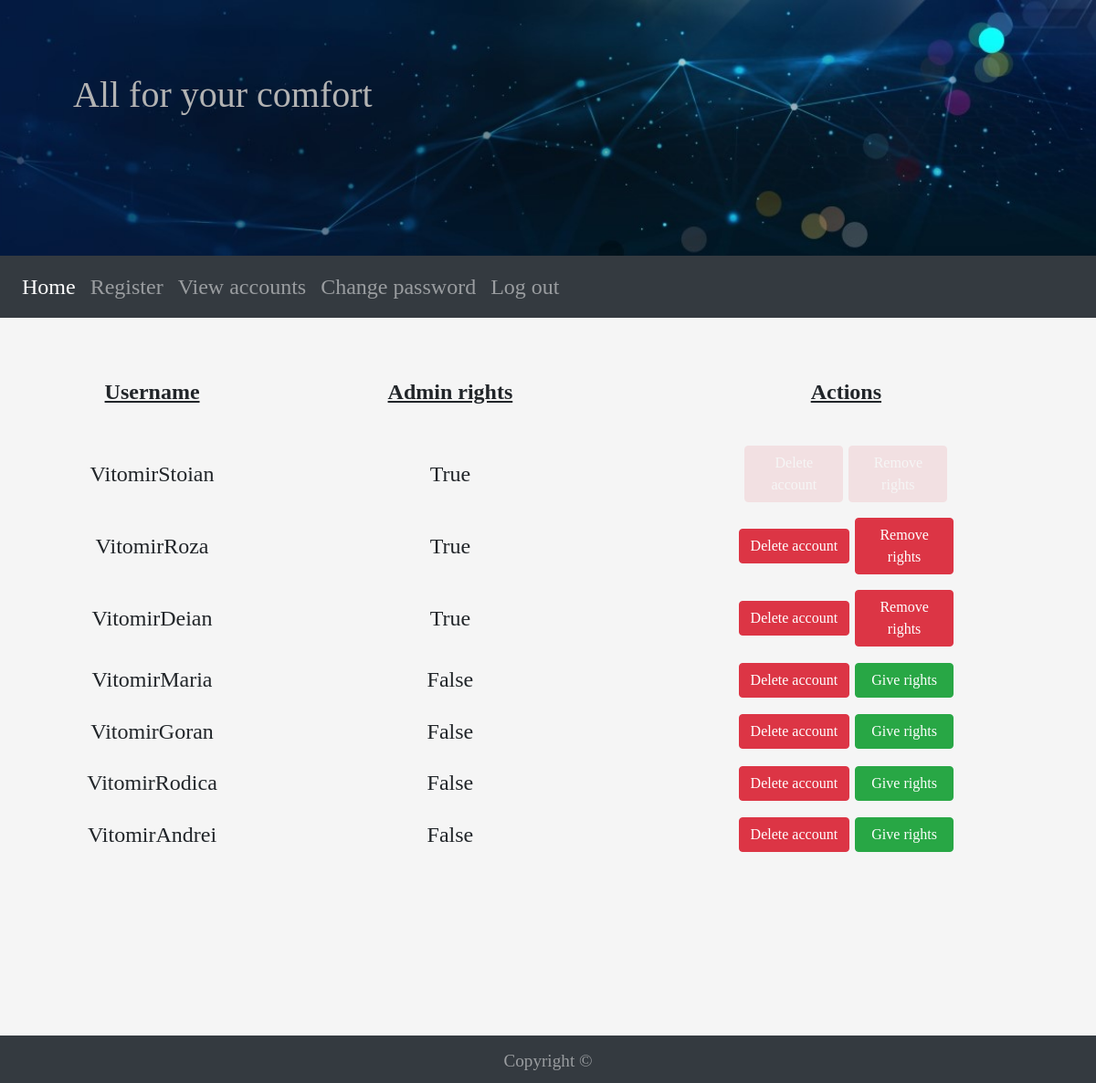
Page /viewAccounts (signed in) on the committed database.
### app.py (models this page shows)
class Users(UserMixin, db.Model):
    id = db.Column(db.Integer, primary_key=True)
    username = db.Column(db.String(50), unique=True, nullable=False)
    password = db.Column(db.String(80), nullable=False)
    admin_role = db.Column(db.Boolean, default=False)

### app.py (the view)
@app.route('/viewAccounts', methods=['GET', 'POST'])
@login_required
def viewAccounts():
    users = Users.query.all()
    return render_template('accountsPage.html', users=users)

### app.py (called while the page is built)
@login_manager.user_loader
def load_user(id):
    return Users.query.get(int(id))

### templates/accountsPage.html (shortened to what this page needs)
{% extends 'template.html' %}
{% block head %}
<link rel="stylesheet" type="text/css" href="{{ url_for('static', filename='css/accountsPageDesign.css') }}">
{% endblock %}
{% block content %}
<div class="row">
    <div class="col-md-12 designAccountsDiv">
        <table>
            <tr>
                <th>Username</th>
                <th>Admin rights</th>
                <th>Actions</th>
            </tr>
            {% for user in users %}
            <tr>
                <td>{{ user.username }}</td>
                <td>{{ user.admin_role }}</td>
                <td>
                    {% if user.id != current_user.id %}
                    <a href="#deleteModal" class="btn btn-danger" data-toggle="modal">Delete account</a>
                    {% if user.admin_role %}
                    <a href="{{ url_for('removeAdminRights', id=user.id)}}" class="btn btn-danger" id="danger-button">Remove
                        rights</a>
                    {% else %}
                    <a href="{{ url_for('giveAdminRights', id=user.id)}}" class="btn btn-success" id="success-button">Give
                        rights</a>
                    {% endif %}
                    {% else %}
                    <a class="btn btn-danger inactive-button">Delete account</a>
                    {% if user.admin_role %}
                    <a class="btn btn-danger inactive-button">Remove rights</a>
                    {% else %}
                    <a class="btn btn-success inactive-button">Give rights</a>
                    {% endif %}
                    {% endif %}
                </td>
            </tr>
            {% endfor %}
        </table>
    </div>
</div>
{% endblock %}

### templates/template.html (shortened to what this page needs)
<!DOCTYPE html>
<html lang="en">
<head>
    {% block head %}{% endblock %}
    <link rel="stylesheet" type="text/css" href="{{ url_for('static', filename='css/generalDesign.css') }}">
    <link rel="stylesheet" type="text/css" href="{{ url_for('static', filename='css/templateDesign.css') }}">
    <link rel="stylesheet" href="https://stackpath.bootstrapcdn.com/bootstrap/4.5.2/css/bootstrap.min.css"
>
</head>
<body id="body-design">
<div class="container-fluid" id="containerFluid-design">
    <div class="row">
        <div class="col-md-12" id="header">
            <h1 class="h1-design">All for your comfort</h1>
        </div>
    </div>
    <div class="row">
        <div class="col-md-12">
            <nav class="navbar navbar-expand-lg navbar-dark bg-dark static-top">
                <div class="collapse navbar-collapse" id="navbarTogglerDemo02">
                    <ul class="navbar-nav mr-auto mt-2 mt-lg-0">
                        <li class="nav-item active">
                            <a class="nav-link" href="/room1">Home <span class="sr-only">(current)</span></a>
                        </li>
                        {% if current_user.admin_role %}
                        <li class="nav-item">
                            <a class="nav-link" href="/register">Register</a>
                        </li>
                        <li class="nav-item">
                            <a class="nav-link" href="/viewAccounts">View accounts</a>
                        </li>
                        {% endif %}
                        <li class="nav-item">
                            <a class="nav-link" href="/changePassword">Change password</a>
                        </li>
                        <li class="nav-item">
                            <a class="nav-link" href="/logout">Log out</a>
                        </li>
                    </ul>
                </div>
            </nav>
        </div>
    </div>
    {% block content %}{% endblock %}
    <div class="row">
        <div class="col-md-12">
            <footer class="py-2 bg-dark text-white-50">
                <div class="container text-center">
                    <small>Copyright &copy;</small>
                </div>
            </footer>
        </div>
    </div>
</div>
</body>
</html>

### static/css/accountsPageDesign.css (style rules this page uses)
.designAccountsDiv { padding-top: 5%; padding-left: 50%; padding-right: 50%; padding-bottom: 15%; text-align: center; background-color: whitesmoke; }
table { width: 100%; }
th { padding-bottom: 5vh; text-decoration: underline; }
td { padding-bottom: 2vh; }
#success-button { width: 108px; }
#danger-button { width: 108px; }
.inactive-button { width: 108px; pointer-events: none; opacity: 0.1; }

### static/css/generalDesign.css (style rules this page uses)
#containerFluid-design { overflow: hidden; padding: 0; margin: 0; }
#body-design { font-family: "Brush Script MT", Brush Script Std, cursive; font-size: 150%; }

### static/css/templateDesign.css (style rules this page uses)
.h1-design { padding: 10vh; }
#header { background-image: url("/static/pictures/headerImage.jpg"); background-size: cover; color: #b3b3b3; width: 100%; height: 35vh; margin-bottom: 0; border-radius: 0; }

### rows in the picture
Users: username "VitomirStoian", admin_role "True"
Users: username "VitomirRoza", admin_role "True"
Users: username "VitomirDeian", admin_role "True"
Users: username "VitomirMaria", admin_role "False"
Users: username "VitomirGoran", admin_role "False"
Users: username "VitomirRodica", admin_role "False"
Users: username "VitomirAndrei", admin_role "False"
